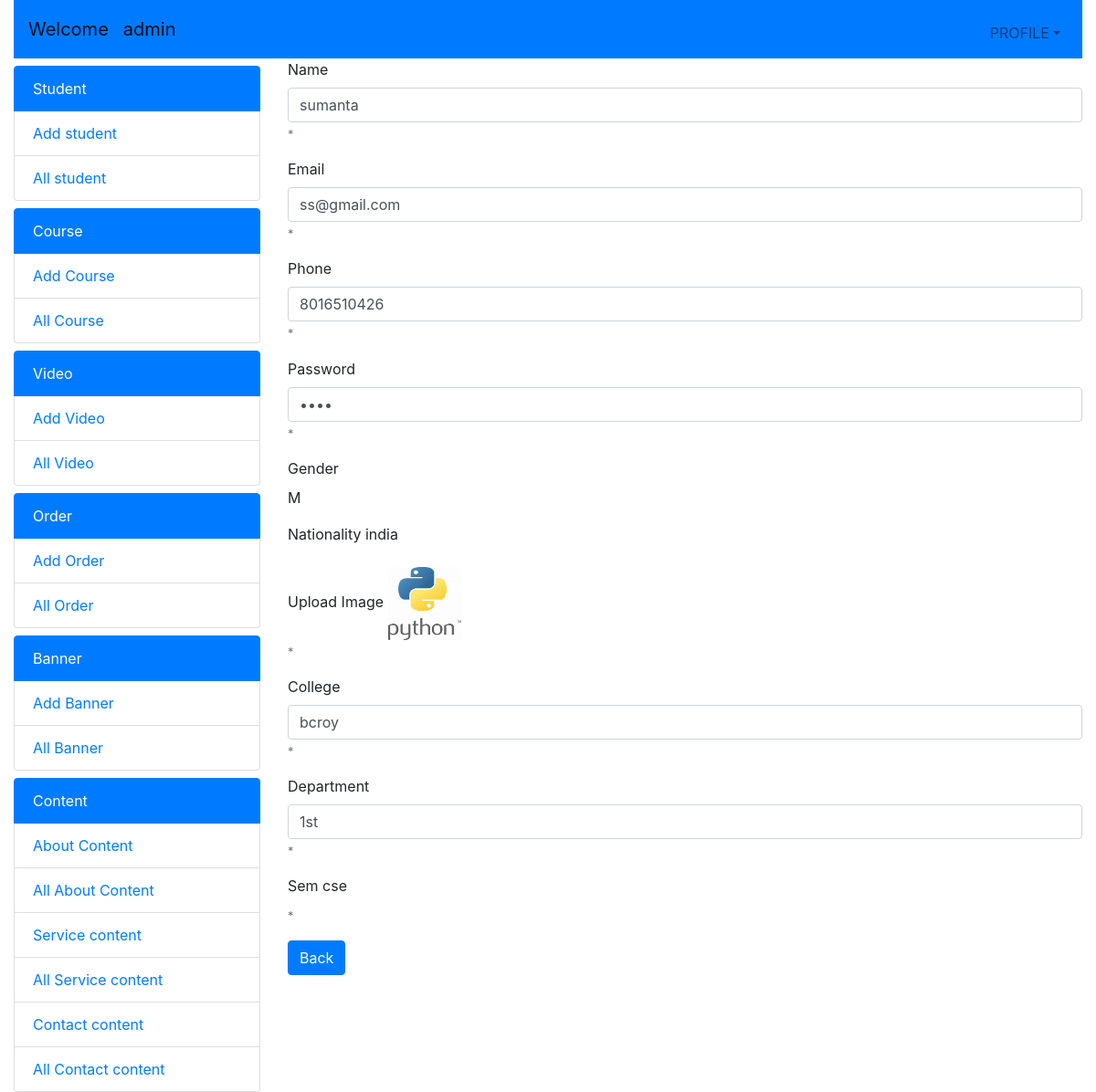
/rupa/viewstudent.php?id=9 (signed in), run on the app's committed database.
### tables this page shows
CREATE TABLE `student` (
  `id` int(11) NOT NULL,
  `name` varchar(30) NOT NULL,
  `email` varchar(30) NOT NULL,
  `phone` varchar(15) NOT NULL,
  `password` varchar(15) NOT NULL,
  `gender` varchar(10) NOT NULL,
  `nationality` varchar(15) NOT NULL,
  `image` varchar(200) NOT NULL,
  `college` varchar(10) NOT NULL,
  `sem` varchar(10) NOT NULL,
  `department` varchar(15) NOT NULL,
  `date` timestamp NOT NULL DEFAULT current_timestamp() ON UPDATE current_timestamp()
);

### rupa/viewstudent.php (the view, shortened to what this page needs)
<?php
include("include/config.php")
?>
<?php
  if(isset($_REQUEST['id']))
  {
   extract($_REQUEST);
   $q2="select * from `student` where `id`='$id'";
    $e2=mysqli_query($conn,$q2);
    $res=mysqli_fetch_row($e2);
  }
 else
 {
   header("location:allstudent.php");
 }
?>
<!doctype html>
<html lang="en">
  <head>
    <link rel="stylesheet" href="https://stackpath.bootstrapcdn.com/bootstrap/4.3.1/css/bootstrap.min.css">
  </head>
  <body>
    <div class="container-fluid">
    <?php include("include/header.php"); ?>
      <div class="row">
      <?php include("include/navbar.php"); ?>
        <div class="col-lg-9">
         <form action="" method="post" enctype="multipart/form-data">
          <div class="form-group">
            <label for="">Name</label>
            <input type="text"
              class="form-control" name="name" value="<?php echo $res[1]; ?>" id="" aria-describedby="helpId" placeholder="">
            <small id="helpId" class="form-text text-muted">*</small>
          </div>
          <div class="form-group">
            <label for="">Email</label>
            <input type="text"
              class="form-control" name="email" value="<?php echo $res[2]; ?>" id="" aria-describedby="helpId" placeholder="">
            <small id="helpId" class="form-text text-muted">*</small>
          </div>
          <div class="form-group">
            <label for="">Phone</label>
            <input type="text"
              class="form-control" name="phone" value="<?php echo $res[3]; ?>" id="" aria-describedby="helpId" placeholder="">
            <small id="helpId" class="form-text text-muted">*</small>
          </div>
          <div class="form-group">
            <label for="">Password</label>
            <input type="password"
              class="form-control" name="password" value="<?php echo $res[4]; ?>" id="" aria-describedby="helpId" placeholder="">
            <small id="helpId" class="form-text text-muted">*</small>
          </div>
          <div class="form-group">
          <label for="">Gender</label><br>
          <div class="form-check form-check-inline">
          <?php echo $res[5]; ?>
          </div>
          </div>
          <div class="form-group">
            <label for="">Nationality</label>
            <?php echo $res[6]; ?>
          </div>
          <div class="form-group">
            <label for="">Upload Image</label>
            <img src="image/student/<?php echo $res[7]; ?>" style="height:80px;width:80px;"/>
            <small id="fileHelpId" class="form-text text-muted">*</small>
          </div>
          <div class="form-group">
            <label for="">College</label>
            <input type="text"
              class="form-control" value="<?php echo $res[8]; ?>" name="college" id="" aria-describedby="helpId" placeholder="">
            <small id="helpId" class="form-text text-muted">*</small>
          </div>
          <div class="form-group">
            <label for="">Department</label>
            <input type="text"
              class="form-control"  value="<?php echo $res[9]; ?>" name="department" id="" aria-describedby="helpId" placeholder="">
            <small id="helpId" class="form-text text-muted">*</small>
          </div>
          <div class="form-group">
            <label for="">Sem</label>
            <?php echo $res[10]; ?>
            <small id="helpId" class="form-text text-muted">*</small>
          </div>
         <a href="allstudent.php"><button type="button" class="btn btn-primary" name="btn1">Back</button></a>
         </form>
        </div>
      </div>
    </div>
     <?php include("include/footer.php") ?>

### data on the page
student: name "sumanta", email "ss@gmail.com", phone "8016510426", gender "M", nationality "india", image (picture), college "bcroy", department "1st", department "cse"

### other printed values
$_SESSION['adm'] "admin"
